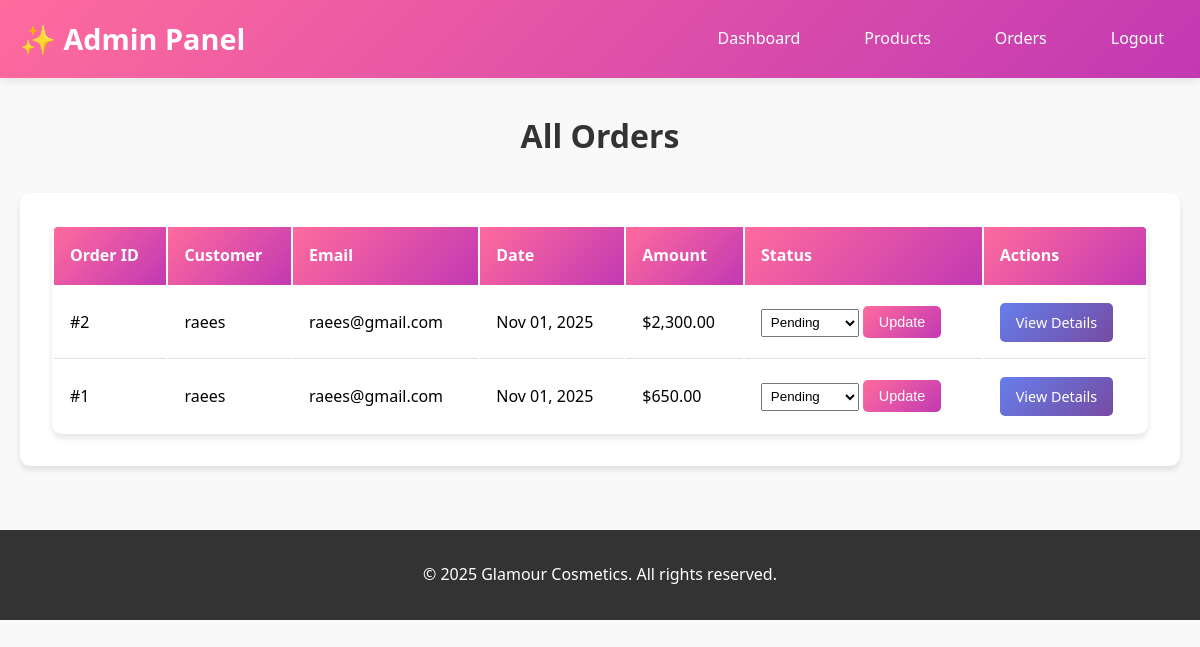
Screenshot of /admin/view_orders.php (signed in) with the database file from the repository.
### tables this page shows
CREATE TABLE `orders` (
  `id` int(11) NOT NULL,
  `user_id` int(11) NOT NULL,
  `total_amount` decimal(10,2) NOT NULL,
  `status` varchar(50) DEFAULT 'pending',
  `order_date` timestamp NOT NULL DEFAULT current_timestamp()
);

CREATE TABLE `users` (
  `id` int(11) NOT NULL,
  `username` varchar(50) NOT NULL,
  `email` varchar(100) NOT NULL,
  `password` varchar(255) NOT NULL,
  `full_name` varchar(100) NOT NULL,
  `phone` varchar(20) DEFAULT NULL,
  `address` text DEFAULT NULL,
  `created_at` timestamp NOT NULL DEFAULT current_timestamp()
);

### admin/view_orders.php (the view, shortened to what this page needs)
<?php
require_once '../config.php';
$query = "SELECT o.*, u.username, u.email FROM orders o
          JOIN users u ON o.user_id = u.id
          ORDER BY o.order_date DESC";
$result = mysqli_query($conn, $query);
?>
<!DOCTYPE html>
<html lang="en">
<head>
    <link rel="stylesheet" href="../style.css">
</head>
<body>
    <header>
        <div class="header-container">
            <a href="dashboard.php" class="logo">✨ Admin Panel</a>
            <nav>
                <ul>
                    <li><a href="dashboard.php">Dashboard</a></li>
                    <li><a href="products.php">Products</a></li>
                    <li><a href="view_orders.php">Orders</a></li>
                    <li><a href="admin_logout.php">Logout</a></li>
                </ul>
            </nav>
        </div>
    </header>
    <div class="container">
        <h1 class="page-title">All Orders</h1>
        <?php if(mysqli_num_rows($result) > 0): ?>
            <div class="cart-container">
                <table>
                    <thead>
                        <tr>
                            <th>Order ID</th>
                            <th>Customer</th>
                            <th>Email</th>
                            <th>Date</th>
                            <th>Amount</th>
                            <th>Status</th>
                            <th>Actions</th>
                        </tr>
                    </thead>
                    <tbody>
                        <?php while($order = mysqli_fetch_assoc($result)): ?>
                            <tr>
                                <td>#<?php echo $order['id']; ?></td>
                                <td><?php echo htmlspecialchars($order['username']); ?></td>
                                <td><?php echo htmlspecialchars($order['email']); ?></td>
                                <td><?php echo date('M d, Y', strtotime($order['order_date'])); ?></td>
                                <td>$<?php echo number_format($order['total_amount'], 2); ?></td>
                                <td>
                                    <form method="POST" action="" style="display: inline;">
                                        <select name="status" style="padding: 0.3rem;">
                                            <option value="pending" <?php if($order['status'] == 'pending') echo 'selected'; ?>>Pending</option>
                                        </select>
                                        <button type="submit" name="update_status" class="btn btn-small">Update</button>
                                    </form>
                                </td>
                                <td>
                                    <a href="order_detail.php?id=<?php echo $order['id']; ?>" class="btn btn-small btn-secondary">View Details</a>
                                </td>
                            </tr>
                        <?php endwhile; ?>
                    </tbody>
                </table>
            </div>
        <?php else: ?>
            <div class="empty-state">
                <p>No orders placed yet.</p>
            </div>
        <?php endif; ?>
    </div>
    <footer>
        <p>&copy; 2025 Glamour Cosmetics. All rights reserved.</p>
    </footer>
</body>
</html>

### style.css (style rules this page uses)
* { margin: 0; padding: 0; box-sizing: border-box; }
body { font-family: 'Segoe UI', Tahoma, Geneva, Verdana, sans-serif; line-height: 1.6; background-color: #f9f9f9; }
header { background: linear-gradient(135deg, #ff6b9d 0%, #c239b3 100%); color: white; padding: 1rem 0; box-shadow: 0 2px 10px rgba(0,0,0,0.1); }
.header-container { max-width: 1200px; margin: 0 auto; padding: 0 20px; display: flex; justify-content: space-between; align-items: center; }
.logo { font-size: 1.8rem; font-weight: bold; text-decoration: none; color: white; }
nav ul { list-style: none; display: flex; gap: 2rem; }
nav a { color: white; text-decoration: none; padding: 0.5rem 1rem; border-radius: 5px; transition: background 0.3s; }
.container { max-width: 1200px; margin: 2rem auto; padding: 0 20px; }
.btn { display: inline-block; padding: 0.8rem 1.5rem; background: linear-gradient(135deg, #ff6b9d 0%, #c239b3 100%); color: white; text-decoration: none; border: none; border-radius: 5px; cursor: pointer; font-size: 1rem; transition: opacity 0.3s; }
.btn-secondary { background: linear-gradient(135deg, #667eea 0%, #764ba2 100%); }
.btn-small { padding: 0.5rem 1rem; font-size: 0.9rem; }
table { width: 100%; background: white; border-radius: 10px; overflow: hidden; box-shadow: 0 4px 6px rgba(0,0,0,0.1); }
table th { background: linear-gradient(135deg, #ff6b9d 0%, #c239b3 100%); color: white; padding: 1rem; text-align: left; }
table td { padding: 1rem; border-bottom: 1px solid #e0e0e0; }
table tr:last-child td { border-bottom: none; }
.cart-container { background: white; padding: 2rem; border-radius: 10px; box-shadow: 0 4px 6px rgba(0,0,0,0.1); }
footer { background: #333; color: white; text-align: center; padding: 2rem 0; margin-top: 4rem; }
.page-title { font-size: 2rem; color: #333; margin-bottom: 2rem; text-align: center; }

### rows the page displays
orders: id "2", user.username "raees", user.email "raees@gmail.com", order_date "Nov 01, 2025", total_amount "2,300.00", status "Pending"
orders: id "1", user.username "raees", user.email "raees@gmail.com", order_date "Nov 01, 2025", total_amount "650.00", status "Pending"
